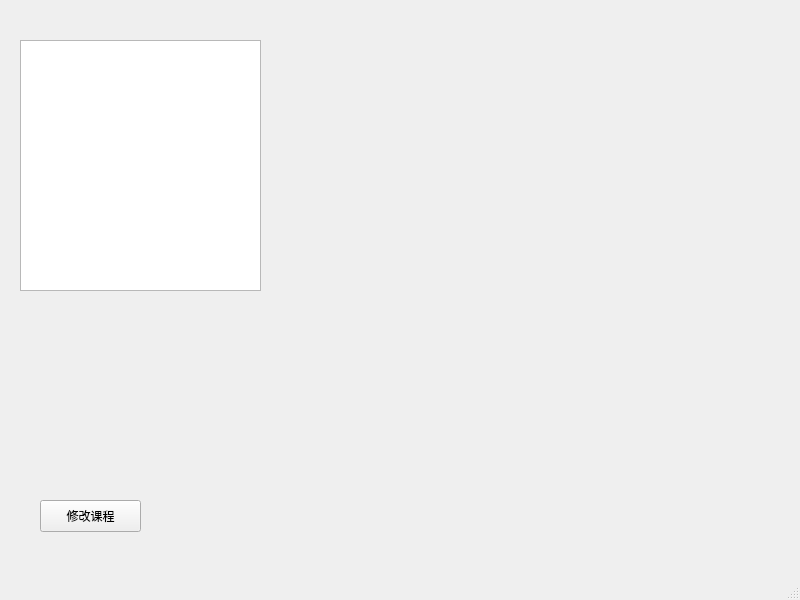
<?xml version="1.0" encoding="UTF-8"?>
<ui version="4.0">
 <class>MainWindow</class>
 <widget class="QMainWindow" name="MainWindow">
  <property name="geometry">
   <rect>
    <x>0</x>
    <y>0</y>
    <width>800</width>
    <height>600</height>
   </rect>
  </property>
  <property name="windowTitle">
   <string>MainWindow</string>
  </property>
  <widget class="QWidget" name="centralwidget">
   <widget class="QListWidget" name="allCourses">
    <property name="geometry">
     <rect>
      <x>20</x>
      <y>40</y>
      <width>241</width>
      <height>251</height>
     </rect>
    </property>
   </widget>
   <widget class="QPushButton" name="modifyCoursesButton">
    <property name="geometry">
     <rect>
      <x>40</x>
      <y>500</y>
      <width>101</width>
      <height>32</height>
     </rect>
    </property>
    <property name="text">
     <string>修改课程</string>
    </property>
   </widget>
  </widget>
  <widget class="QMenuBar" name="menubar">
   <property name="geometry">
    <rect>
     <x>0</x>
     <y>0</y>
     <width>800</width>
     <height>24</height>
    </rect>
   </property>
  </widget>
  <widget class="QStatusBar" name="statusbar"/>
 </widget>
 <resources/>
 <connections/>
</ui>
